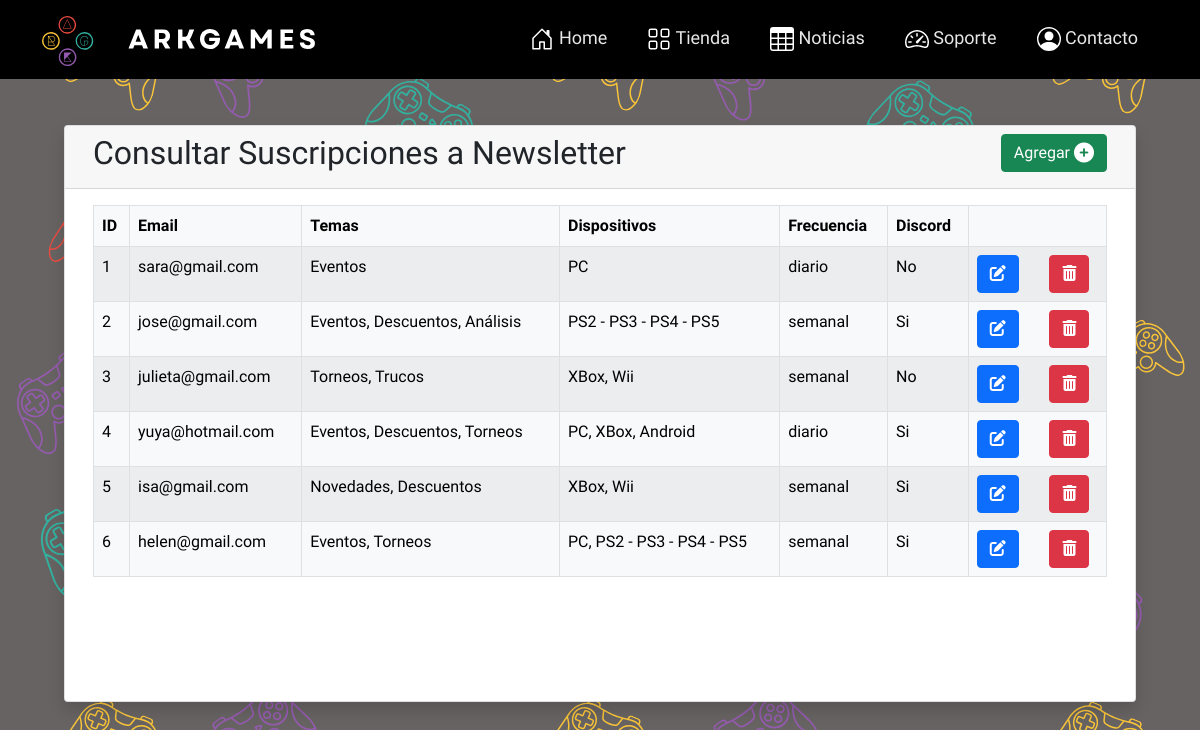
Page /views/Noticias/listar_suscripcion.php on the committed database.
### tables this page shows
CREATE TABLE `suscripcion` (
  `id_suscripcion` int NOT NULL AUTO_INCREMENT,
  `email` varchar(50) NOT NULL,
  `temas` varchar(200) NOT NULL,
  `dispositivos` varchar(200) NOT NULL,
  `frecuencia` varchar(10) NOT NULL,
  `discord` varchar(2) NOT NULL,
  PRIMARY KEY (`id_suscripcion`)
);

### views/Noticias/listar_suscripcion.php (the view, shortened to what this page needs)
<?php require_once '../../views/Templates/HeadBootstrap.php' ?>
<link rel="stylesheet" href="../../assets/css/BernalHelen.css" />
</head>
<body id="bodyTemp">
    <header>
        <?php
        require_once '../Templates/navBarBootstrap.php'
        ?>
    </header>
    <?php
    include_once '../../config/conexionPDO.php';
    $sql = "select * from suscripcion ";
    $stmt = $pdo->prepare($sql);
    $stmt->execute();
    ?>
    <main class="main p-5 mx-3">
        <div class="container-fluid card shadow">
            <div class="card-header row">
                <div class="col-md-7">
                    <h2>Consultar Suscripciones a Newsletter</h2>
                </div>
                <div class="col-md-5 text-end"><a class="btn btn-success justify-center" href="frm_BernalHelen.php">Agregar <i class="fa-solid fa-circle-plus fa-lg"></i></a></div>
            </div>
            <div class="card-body">
                <div class="table-responsive">
                    <table class="table table-light table-striped table-bordered">
                        <thead>
                            <tr>
                                <th>ID</th>
                                <th>Email</th>
                                <th>Temas</th>
                                <th>Dispositivos</th>
                                <th>Frecuencia</th>
                                <th>Discord</th>
                                <th></th>
                            </tr>
                        </thead>
                        <tbody>
                            <?php
                            $filas = $stmt->fetchAll(PDO::FETCH_ASSOC);
                            foreach ($filas as $fila) {
                                $id = $fila['id_suscripcion'];
                            ?>
                                <tr>
                                    <td><?php echo $id ?></td>
                                    <td><?php echo $fila['email'] ?></td>
                                    <td><?php echo $fila['temas'] ?></td>
                                    <td><?php echo $fila['dispositivos'] ?></td>
                                    <td><?php echo $fila['frecuencia'] ?></td>
                                    <td><?php echo $fila['discord'] ?></td>
                                    <td>
                                        <div class="row">
                                            <div class="col">
                                                <a class="btn btn-primary" href="editar_noticias.php?id=<?php echo $fila['id_suscripcion'] ?>"><i class="fa-solid fa-pen-to-square"></i></a>
                                            </div>
                                            <div class="col">
                                                <a class="btn btn-danger" href="eliminar_noticias.php?id=<?php echo $fila['id_suscripcion'] ?>"><i class="fa-solid fa-trash-can"></i></a>
                                            </div>
                                        </div>
                                    </td>
                                </tr>
                            <?php } ?>
                        </tbody>
                    </table>
                </div>
            </div>
        </div>
    </main>
</body>
</html>

### assets/css/BernalHelen.css (style rules this page uses)
* { font-family: "Source Sans 3", sans-serif; text-decoration: none; list-style: none; margin: 0px; padding: 0px; outline: none; min-width: 0px; }
html { position: relative; min-height: 100%; }
.table-responsive { height: 60vh; }
table { border: #b2b2b2 1px solid; background-color: #b2b2b2; }

### rows in the picture
suscripcion: id_suscripcion "1", email "sara@gmail.com", temas "Eventos", dispositivos "PC", frecuencia "diario", discord "No"
suscripcion: id_suscripcion "2", email "jose@gmail.com", temas "Eventos, Descuentos, Análisis", dispositivos "PS2 - PS3 - PS4 - PS5", frecuencia "semanal", discord "Si"
suscripcion: id_suscripcion "3", email "julieta@gmail.com", temas "Torneos, Trucos", dispositivos "XBox, Wii", frecuencia "semanal", discord "No"
suscripcion: id_suscripcion "4", email "yuya@hotmail.com", temas "Eventos, Descuentos, Torneos", dispositivos "PC, XBox, Android", frecuencia "diario", discord "Si"
suscripcion: id_suscripcion "5", email "isa@gmail.com", temas "Novedades, Descuentos", dispositivos "XBox, Wii", frecuencia "semanal", discord "Si"
suscripcion: id_suscripcion "6", email "helen@gmail.com", temas "Eventos, Torneos", dispositivos "PC, PS2 - PS3 - PS4 - PS5", frecuencia "semanal", discord "Si"
